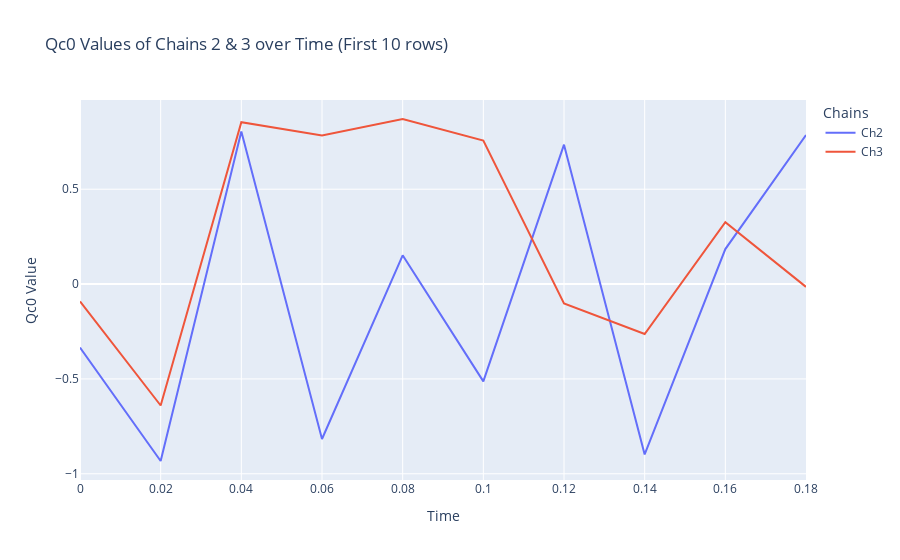

Notebook cell for this chart:
### Markdown cell above
# PLOT OF CHAIN 2 with CHAIN 3

### Code cell
# Specify the column name for comparison
column_name = 'Qc0'

# Create a DataFrame for the first 10 rows of all chains
data = pd.concat([ch2.head(10), ch3.head(10)],
                 keys=['Ch2', 'Ch3'])

# Create an interactive line plot using Plotly
fig = px.line(data, x='time', y=column_name, color=data.index.get_level_values(0),
              labels={'time': 'Time', column_name: 'Qc0 Value'},
              title=f'{column_name} Values of Chains 2 & 3 over Time (First 10 rows)')
fig.update_layout(legend_title_text='Chains')
fig.show()

### Figure 1 — Plotly figure (JSON) as saved in the notebook; plotly's stock layout.template omitted (floating-point values rounded to 4 significant figures)
{"data": [{"hovertemplate": "color=Ch2<br>Time=%{x}<br>Qc0 Value=%{y}<extra></extra>", "legendgroup": "Ch2", "line": {"color": "#636efa", "dash": "solid"}, "marker": {"symbol": "circle"}, "mode": "lines", "name": "Ch2", "orientation": "v", "showlegend": true, "type": "scatter", "x": [0, 0.02, 0.04, 0.06, 0.08, 0.1, 0.12, 0.14, 0.16, 0.18], "xaxis": "x", "y": [-0.3345, -0.9327, 0.8043, -0.8169, 0.1517, -0.5131, 0.7349, -0.8983, 0.1846, 0.7853], "yaxis": "y"}, {"hovertemplate": "color=Ch3<br>Time=%{x}<br>Qc0 Value=%{y}<extra></extra>", "legendgroup": "Ch3", "line": {"color": "#EF553B", "dash": "solid"}, "marker": {"symbol": "circle"}, "mode": "lines", "name": "Ch3", "orientation": "v", "showlegend": true, "type": "scatter", "x": [0, 0.02, 0.04, 0.06, 0.08, 0.1, 0.12, 0.14, 0.16, 0.18], "xaxis": "x", "y": [-0.09169, -0.6402, 0.8531, 0.783, 0.8702, 0.7566, -0.1025, -0.2632, 0.3267, -0.01465], "yaxis": "y"}], "layout": {"legend": {"title": {"text": "Chains"}, "tracegroupgap": 0}, "title": {"text": "Qc0 Values of Chains 2 & 3 over Time (First 10 rows)"}, "xaxis": {"anchor": "y", "domain": [0, 1], "title": {"text": "Time"}}, "yaxis": {"anchor": "x", "domain": [0, 1], "title": {"text": "Qc0 Value"}}}}
